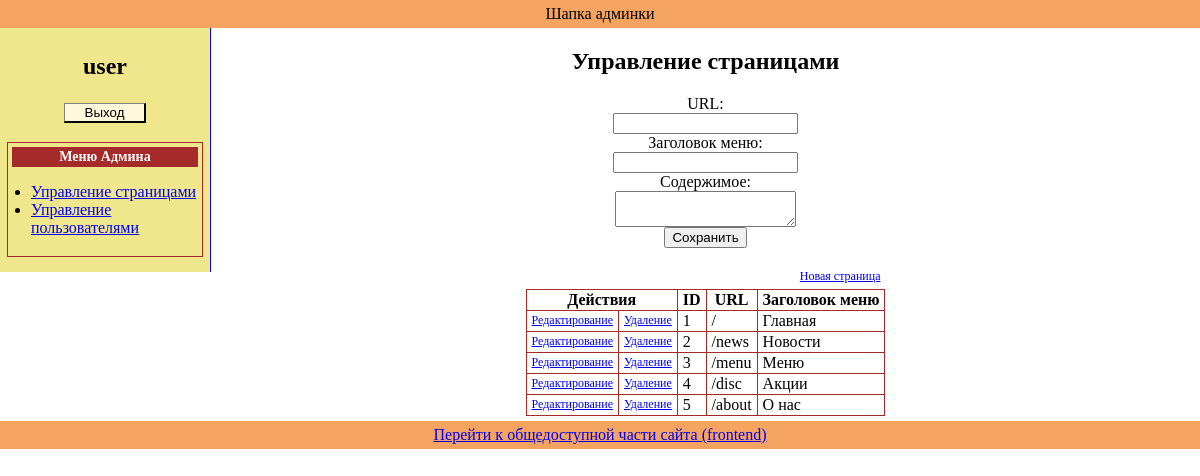
The app's page /admin/index.php?obj=pages&action=new (signed in) with its own data.
### tables this page shows
CREATE TABLE IF NOT EXISTS `page` (
  `id` int(11) NOT NULL AUTO_INCREMENT,
  `url` varchar(20) NOT NULL,
  `name` varchar(20) NOT NULL,
  `content` text,
  PRIMARY KEY (`id`),
  UNIQUE KEY `url` (`url`)
);

### admin/classes/pagesClass.php (called while the page is built, shortened)
<?php
class pagesClass {
  private $pdo;
  private $table = 'page';
  function __construct($pdo) {
    if ($pdo) {
      $this->pdo = $pdo;
    } else {
      echo 'Не удалось установить соединение с серверм БД';
    }
  }
  public function selectAll($limit = 0, $offset = 0) {
    $q_res = $this->pdo->query('SELECT * FROM ' . $this->table . (($limit == 0) ? '' : ' LIMIT ' . $offset . ', ' . $limit));
    return $q_res->fetchAll(PDO::FETCH_ASSOC);
  }
}

### admin/blocks/pages_manag.php (the view, shortened to what this page needs)
<?php
if ((isset($_GET['obj'])) & ($_GET['obj'] == 'pages')) {
    $pagesObj = new pagesClass($pdo);
    ?>
    <h2>Управление страницами</h2>
    <?php
    if (isset($_GET['action'])) {
        switch ($_GET['action']) {
            case 'new':
                require_once 'blocks/pages_form.php';
                break;
        }
    }
    ?>
    <table id="users_manag_tab" class="manag_tab">
        <caption>
            <a href="?obj=pages&action=new">
                Новая страница
            </a>
        </caption>
        <tr>
            <th class="buts" colspan="2">Действия</th>
            <th class="id">ID</th>
            <th class="user_name">URL</th>
            <th class="user_pass">Заголовок меню</th>
        </tr>
        <?php
        $pages = $pagesObj->selectAll();
        foreach ($pages as $page) {
            ?>
            <tr>
                <td class="but_edit">
                    <a href="?obj=pages&action=edit&page_id=<?php echo $page['id']; ?>">
                        Редактирование
                    </a>
                </td>
                <td class="but_delete">
                    <a href="?obj=pages&action=delete&page_id=<?php echo $page['id']; ?>">
                        Удаление
                    </a>
                </td>
                <td class="id"><?php echo $page['id']; ?></td>
                <td class="user_name"><?php echo $page['url']; ?></td>
                <td class="user_pass"><?php echo $page['name']; ?></td>
            </tr>
        <?php } ?>
    </table>
<?php } ?>

### css/screen.css (style rules this page uses)
body { font-family: verdana; text-align: center; margin: 0px; padding: 0px; }
.manag_tab { border-collapse: collapse; border-spacing: 0; margin: 5px auto; }
.manag_tab caption { text-align: right; padding: 5px; }
.manag_tab td, .manag_tab th { border: 1px solid brown; padding: 1px 5px; }
.manag_tab a { font-size: 12px; }

### records on screen
page: id "1", url "/", name "Главная"
page: id "2", url "/news", name "Новости"
page: id "3", url "/menu", name "Меню"
page: id "4", url "/disc", name "Акции"
page: id "5", url "/about", name "О нас"

### other values on screen
$_SESSION["name"] "user"
